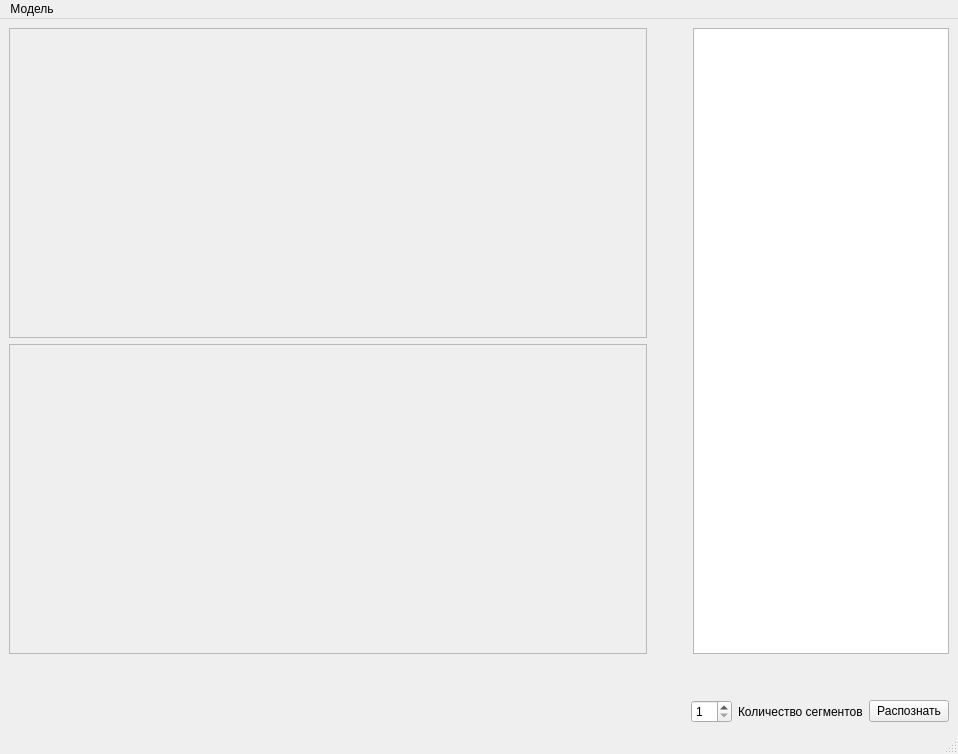
<?xml version="1.0" encoding="UTF-8"?>
<ui version="4.0">
 <class>MainWindow</class>
 <widget class="QMainWindow" name="MainWindow">
  <property name="geometry">
   <rect>
    <x>0</x>
    <y>0</y>
    <width>958</width>
    <height>754</height>
   </rect>
  </property>
  <property name="windowTitle">
   <string>MainWindow</string>
  </property>
  <widget class="QWidget" name="centralwidget">
   <layout class="QGridLayout" name="gridLayout_2">
    <item row="0" column="0">
     <layout class="QVBoxLayout" name="verticalLayout">
      <item>
       <layout class="QGridLayout" name="gridLayout">
        <item row="1" column="0">
         <widget class="QScrollArea" name="divided_image_area">
          <property name="widgetResizable">
           <bool>true</bool>
          </property>
          <widget class="QWidget" name="scrollAreaWidgetContents_6">
           <property name="geometry">
            <rect>
             <x>0</x>
             <y>0</y>
             <width>626</width>
             <height>302</height>
            </rect>
           </property>
          </widget>
         </widget>
        </item>
        <item row="0" column="0">
         <widget class="QScrollArea" name="source_image_area">
          <property name="widgetResizable">
           <bool>true</bool>
          </property>
          <widget class="QWidget" name="scrollAreaWidgetContents_5">
           <property name="geometry">
            <rect>
             <x>0</x>
             <y>0</y>
             <width>626</width>
             <height>302</height>
            </rect>
           </property>
          </widget>
         </widget>
        </item>
        <item row="0" column="2" rowspan="2">
         <widget class="QListWidget" name="resultWidget">
          <property name="sizePolicy">
           <sizepolicy hsizetype="Minimum" vsizetype="Expanding">
            <horstretch>0</horstretch>
            <verstretch>0</verstretch>
           </sizepolicy>
          </property>
         </widget>
        </item>
        <item row="0" column="1">
         <spacer name="horizontalSpacer">
          <property name="orientation">
           <enum>Qt::Horizontal</enum>
          </property>
          <property name="sizeType">
           <enum>QSizePolicy::Minimum</enum>
          </property>
          <property name="sizeHint" stdset="0">
           <size>
            <width>40</width>
            <height>20</height>
           </size>
          </property>
         </spacer>
        </item>
       </layout>
      </item>
      <item>
       <spacer name="verticalSpacer">
        <property name="orientation">
         <enum>Qt::Vertical</enum>
        </property>
        <property name="sizeType">
         <enum>QSizePolicy::Minimum</enum>
        </property>
        <property name="sizeHint" stdset="0">
         <size>
          <width>20</width>
          <height>40</height>
         </size>
        </property>
       </spacer>
      </item>
      <item>
       <layout class="QHBoxLayout" name="horizontalLayout">
        <item>
         <spacer name="horizontalSpacer_2">
          <property name="orientation">
           <enum>Qt::Horizontal</enum>
          </property>
          <property name="sizeHint" stdset="0">
           <size>
            <width>40</width>
            <height>20</height>
           </size>
          </property>
         </spacer>
        </item>
        <item>
         <widget class="QSpinBox" name="count_of_segments">
          <property name="minimum">
           <number>1</number>
          </property>
         </widget>
        </item>
        <item>
         <widget class="QLabel" name="label">
          <property name="text">
           <string>Количество сегментов</string>
          </property>
         </widget>
        </item>
        <item>
         <widget class="QPushButton" name="recognize_button">
          <property name="text">
           <string>Распознать</string>
          </property>
         </widget>
        </item>
       </layout>
      </item>
     </layout>
    </item>
   </layout>
  </widget>
  <widget class="QMenuBar" name="menubar">
   <property name="geometry">
    <rect>
     <x>0</x>
     <y>0</y>
     <width>958</width>
     <height>21</height>
    </rect>
   </property>
   <widget class="QMenu" name="menu">
    <property name="title">
     <string>Модель</string>
    </property>
    <addaction name="action"/>
   </widget>
   <addaction name="menu"/>
  </widget>
  <widget class="QStatusBar" name="statusbar"/>
  <action name="action">
   <property name="text">
    <string>Загрузить</string>
   </property>
  </action>
 </widget>
 <resources/>
 <connections/>
</ui>
